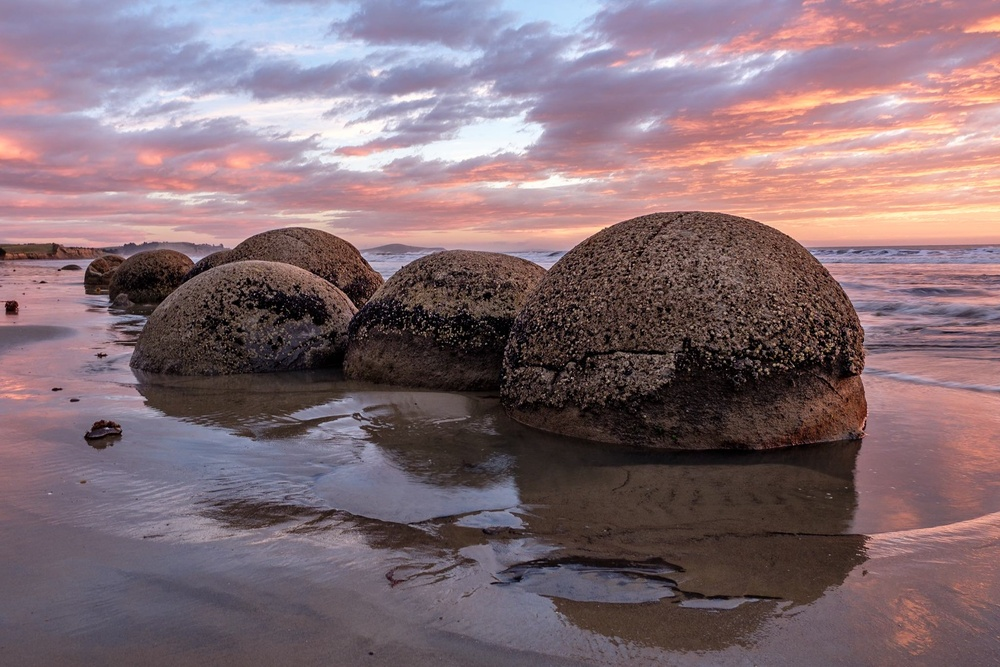
#> input picture PRIMERACLASECODIGO/colores.jpg, 1000 x 667 px, shrunk from 2048 x 1365 before the run
$ jupyter execute unidad1dos.ipynb
#> lines starting #> are read from the running program, lines starting #| are printed output that depends on the picture
[cell 1]
import cv2
import numpy as np
import matplotlib.pyplot as plt
img = cv2.imread('colores.jpg')
#> img is the input picture: shape (667, 1000, 3); mean B, G, R 115.3, 108.6, 130.8
img_rgb = cv2.cvtColor(img, cv2.COLOR_BGR2RGB)

fig, axs = plt.subplots(1, 4, figsize=(20, 5))

axs[0].imshow(img_rgb)
axs[0].set_title('Imagen Original')

fig_img=axs[1].imshow(img_rgb[...,0], cmap='gray')
fig.colorbar(fig_img, ax=axs[1], shrink=0.5)
axs[1].set_title('Canal Rojo')

fig_img=axs[2].imshow(img_rgb[...,1], cmap='gray')
fig.colorbar(fig_img, ax=axs[2], shrink=0.5)
axs[2].set_title('Canal Verde')

fig_img=axs[3].imshow(img_rgb[...,2], cmap='gray')
fig.colorbar(fig_img, ax=axs[3], shrink=0.5)
axs[3].set_title('Canal Azul')
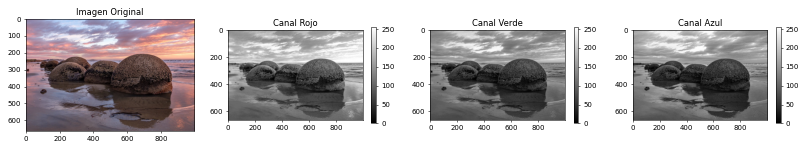
#> figure drawn by matplotlib, 7 panels

[cell 2]
img_rgb[:3,:3,:]

[cell 3]
plt.imshow(img_rgb[:8,:8,:]) #RECORTAR IMAGEN
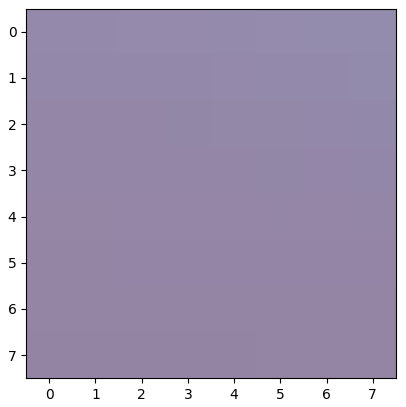
#> figure drawn by matplotlib, 1 panel

[cell 4]
cv2.imwrite('imagen.png', img_rgb) #GUARDAR OPENCV
plt.imsave('imagen_nueva.png', cv2.cvtColor(img, cv2.COLOR_BGR2RGB)) #GUARDAR PYPLOT

EJERCICIOS PARA GENERAR UNA IMAGEN

[cell 5]
import cv2
import numpy as np
import matplotlib.pyplot as plt
plt.rcParams['figure.figsize'] = [10,5]
size_img = 100
R=np.ones((size_img,size_img))*255
G=np.ones((size_img,size_img))*128
B=np.ones((size_img,size_img))*0

imagen=np.dstack((R,G,B))
imagen=np.array(imagen, dtype=int)

plt.figure()
plt.imshow(imagen)
plt.title('Imagen de color : Naranja')
plt.show()
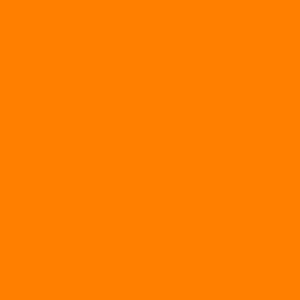
#> shown: shape (100, 100, 3) (shown 3 times larger); mean R, G, B 255, 128, 0

[cell 6]
import cv2
import numpy as np
import matplotlib.pyplot as plt
img = cv2.imread('colores.jpg',cv2.IMREAD_GRAYSCALE)
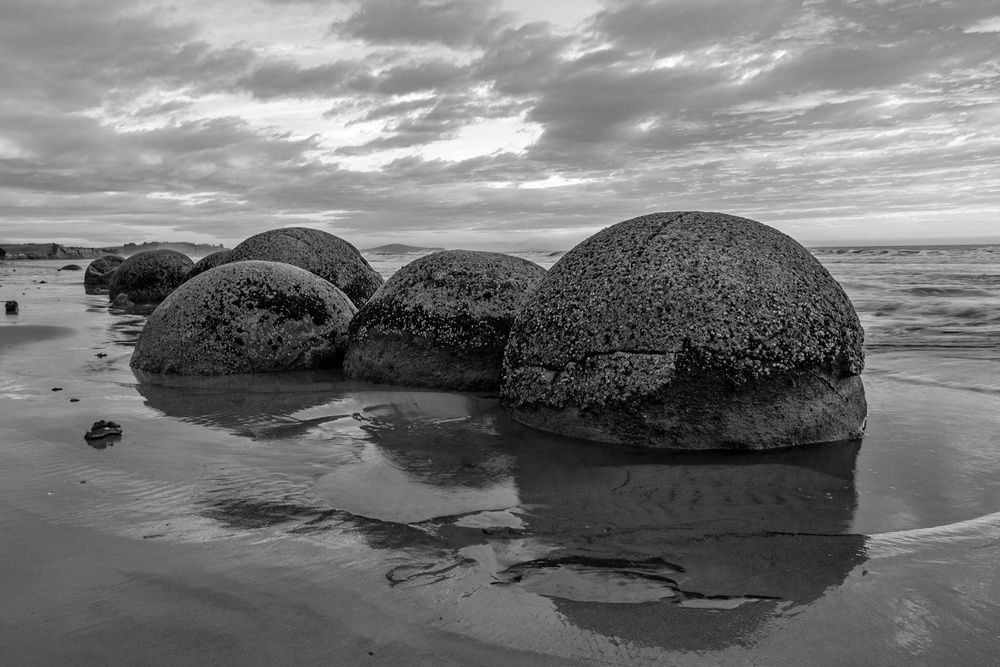
#> img: shape (667, 1000); min 0, max 255, mean 116
#valores iniciales de profundidad de color
original = img.dtype

img16bits= np.uint16(img)
img_new=img16bits.dtype
print('profundidad de color: ', img_new)
#| profundidad de color:  uint16

#guardado con cv2
#guardado con pyplot
plt.figure(figsize=(10,5))
plt.subplot(1,2,1)
plt.title('Imagen original')
plt.imshow(img, cmap='gray')

plt.subplot(1,2,2)
plt.title('Imagen 16 bits')
plt.imshow(img16bits, cmap='gray')
